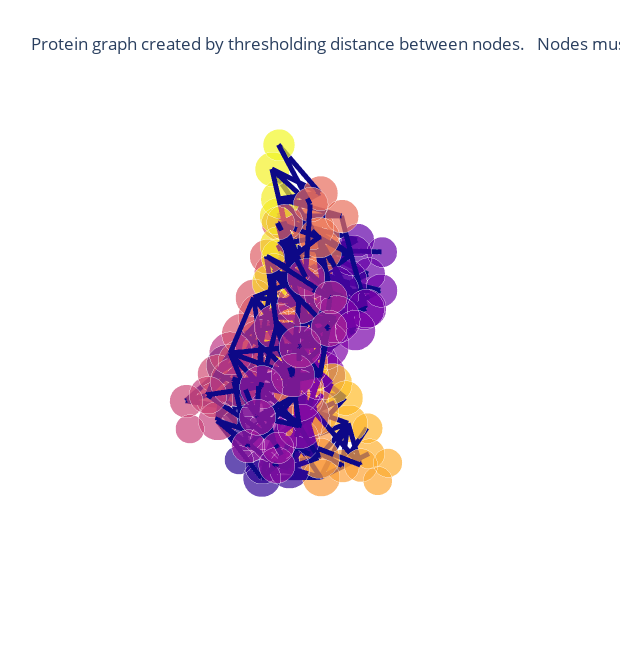

Notebook code cell kept with this figure:
### Code cell
#Distance thresholds for node edges
#long_interaction_threshold is specified as min number of residues between nodes that have an edge connecting them (as less interested in residues that are close together in sequence)
from functools import partial
from graphein.protein.edges.distance import add_distance_threshold

new_edge_funcs = {"edge_construction_functions": [partial(add_distance_threshold, long_interaction_threshold=5, threshold=10.)]}
config = ProteinGraphConfig(**new_edge_funcs)

g = construct_graph(config=config, uniprot_id="A2NZL3")
p = plotly_protein_structure_graph(
    g,
    colour_edges_by="kind",
    colour_nodes_by="seq_position",
    label_node_ids=False,
    plot_title="Protein graph created by thresholding distance between nodes. \n Nodes must be <10A apart and at least 5 positions apart \n Nodes coloured by sequence position.",
    node_size_multiplier=1
    )
p.show()

### Figure 1 — Plotly figure (JSON) as saved in the notebook; plotly's stock layout.template omitted (floating-point values rounded to 4 significant figures; data arrays with more than 128 entries replaced by an {"elided": "..."} marker saying what was removed)
{"data": [{"hoverinfo": "text+x+y+z", "marker": {"color": {"elided": "96x4 float values"}, "opacity": 0.7, "size": [29, 30, 24, 24, 20, 24, 26, 28, 32, 31, 36, 38, 40, 36, 38, 33, 28, 23, 21, 23, 23, 28, 27, 28, 33, 34, 34, 36, 31, 32, 25, 22, 23, 25, 30, 30, 29, 25, 23, 26, 30, 32, 37, 30, 34, 26, 27, 20, 23, 25, 27, 33, 29, 35, 26, 27, 24, 23, 25, 24, 24, 23, 28, 30, 32, 33, 36, 37, 41, 34, 35, 32, 32, 28, 26, 23, 23, 20, 20, 21, 21, 26, 24, 28, 28, 28, 28, 25, 29, 26, 27, 26, 26, 27, 24, 22], "symbol": "circle"}, "mode": "markers", "text": ["A:THR:1", "A:TYR:2", "A:ASP:3", "A:THR:4", "A:SER:5", "A:GLU:6", "A:SER:7", "A:ASP:8", "A:TYR:9", "A:TYR:10", "A:LEU:11", "A:PHE:12", "A:TRP:13", "A:TYR:14", "A:LYS:15", "A:GLN:16", "A:PRO:17", "A:PRO:18", "A:SER:19", "A:ARG:20", "A:GLN:21", "A:MET:22", "A:ILE:23", "A:LEU:24", "A:VAL:25", "A:ILE:26", "A:ARG:27", "A:GLN:28", "A:GLU:29", "A:ALA:30", "A:TYR:31", "A:LYS:32", "A:GLN:33", "A:GLN:34", "A:ASN:35", "A:ALA:36", "A:THR:37", "A:GLU:38", "A:ASN:39", "A:ARG:40", "A:PHE:41", "A:SER:42", "A:VAL:43", "A:ASN:44", "A:PHE:45", "A:GLN:46", "A:LYS:47", "A:ALA:48", "A:ALA:49", "A:LYS:50", "A:SER:51", "A:PHE:52", "A:SER:53", "A:LEU:54", "A:LYS:55", "A:ILE:56", "A:SER:57", "A:ASP:58", "A:SER:59", "A:GLN:60", "A:LEU:61", "A:GLY:62", "A:ASP:63", "A:ALA:64", "A:ALA:65", "A:MET:66", "A:TYR:67", "A:PHE:68", "A:CYS:69", "A:ALA:70", "A:TYR:71", "A:ARG:72", "A:SER:73", "A:GLY:74", "A:LEU:75", "A:TYR:76", "A:SER:77", "A:GLY:78", "A:GLY:79", "A:GLY:80", "A:ALA:81", "A:ASP:82", "A:GLY:83", "A:LEU:84", "A:THR:85", "A:PHE:86", "A:GLY:87", "A:LYS:88", "A:GLY:89", "A:THR:90", "A:HIS:91", "A:LEU:92", "A:ILE:93", "A:ILE:94", "A:GLN:95", "A:PRO:96"], "type": "scatter3d", "x": [6.099, 5.143, 6.327, 7.161, 9.921, 8.716, 10.96, 8.007, 5.191, 3.315, 2.894, 0.196, -1.091, -4.812, -6.781, -10.4, -12.09, -15.45, -17.14, -15.77, -14.36, -10.87, -8.61, -5.177, -2.47, 0.712, 2.107, 5.607, 6.849, 9.365, 11.65, 11.97, 15.15, 13.7, 11.0, 7.658, 6.734, 3.374, 3.085, 3.107, 3.152, 6.336, 7.325, 10.25, 10.66, 13.32, 13.15, 15.8, 14.03, 10.57, 9.542, 7.166, 6.012, 4.08, 5.54, 3.148, 4.95, 2.977, 0.088, -3.366, -6.807, -7.921, -5.308, -7.311, -8.466, -7.945, -4.796, -4.266, -1.188, -1.866, 0.142, -0.262, 1.848, 3.361, 3.205, -0.603, -0.84, -2.493, -6.177, -6.504, -8.616, -5.687, -7.079, -5.301, -4.166, -4.843, -3.12, -5.232, -4.901, -3.918, -6.184, -4.476, -5.801, -4.676, -5.197, -4.937], "y": [-8.833, -6.905, -7.108, -4.167, -2.84, 0.776, 3.389, 5.524, 3.875, 4.018, 1.383, 1.542, -0.182, -0.025, -1.396, -2.541, -2.61, -4.503, -1.285, -2.361, 1.139, 1.128, 3.366, 4.421, 3.484, 4.512, 5.309, 4.791, 6.395, 4.309, 7.376, 8.137, 6.801, 6.97, 4.579, 6.22, 6.525, 7.711, 7.577, 3.835, 2.75, 2.359, 0.501, -1.755, -0.962, -3.043, -1.877, -4.348, -7.32, -5.999, -6.3, -3.962, -4.781, -2.807, -2.521, -1.544, -0.479, -0.65, -2.746, -1.898, -3.639, -0.951, -2.323, -5.599, -5.533, -6.946, -5.319, -4.917, -3.847, -1.887, -0.799, 2.091, 2.881, 6.425, 6.718, 7.292, 10.35, 12.24, 11.1, 7.444, 5.087, 3.758, 1.736, 0.503, -3.13, -4.787, -7.816, -10.68, -9.14, -10.45, -10.7, -9.131, -10.46, -8.722, -10.62, -8.927], "z": [-6.399, -9.562, -13.2, -15.51, -17.81, -17.28, -15.61, -14.36, -12.38, -9.082, -6.383, -3.715, -0.63, 0.083, 3.028, 2.828, 6.27, 6.728, 5.386, 1.905, 1.218, -0.333, 1.808, 0.5, 3.052, 1.203, -2.291, -3.729, -6.957, -8.966, -9.432, -5.662, -4.043, -0.496, 0.707, 1.455, 5.156, 6.575, 10.41, 11.41, 7.716, 5.639, 2.46, 1.705, -2, -3.776, -7.428, -8.728, -7.029, -8.177, -4.501, -2.661, 0.894, 3.525, 7.043, 9.863, 13.06, 16.37, 14.92, 16.36, 16.32, 13.77, 11.29, 10.91, 7.239, 3.749, 2.274, -1.476, -3.375, -6.582, -9.65, -12.14, -15.23, -15.32, -19.16, -19.32, -16.98, -19.97, -20.09, -21.23, -19.03, -16.94, -14.04, -10.91, -11.28, -7.898, -6.391, -4.899, -1.404, 2.063, 5.132, 8.169, 11.5, 14.73, 18.01, 21.48]}, {"hoverinfo": "text", "line": {"color": {"elided": "1167x4 float values"}, "width": 10}, "mode": "lines", "text": {"elided": "1167 str values"}, "type": "scatter3d", "x": {"elided": "1167 float values"}, "y": {"elided": "1167 float values"}, "z": {"elided": "1167 float values"}}], "layout": {"height": 650, "margin": {"t": 100}, "scene": {"xaxis": {"showbackground": false, "showgrid": false, "showline": false, "showticklabels": false, "title": {"text": ""}, "zeroline": false}, "yaxis": {"showbackground": false, "showgrid": false, "showline": false, "showticklabels": false, "title": {"text": ""}, "zeroline": false}, "zaxis": {"showbackground": false, "showgrid": false, "showline": false, "showticklabels": false, "title": {"text": ""}, "zeroline": false}}, "showlegend": false, "title": {"text": "Protein graph created by thresholding distance between nodes. \n Nodes must be <10A apart and at least 5 positions apart \n Nodes coloured by sequence position."}, "width": 620}}
